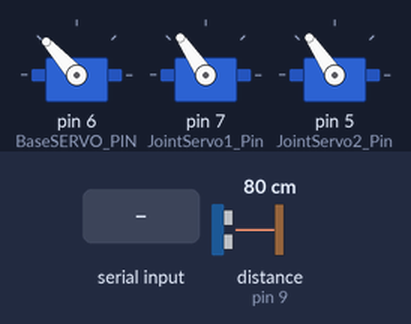
A sketch run on a simulated Arduino Uno, built with avr-gcc and run on an emulated ATmega328P. Shown: 3 × servo. Wiring (inferred from the names in the program): ultrasonic range finder: trigger pin 10; echo pin 9. The test bench sets the inputs (shaded band); at power-on: distance to the obstacle (sensor on pin 9) 80 cm. The echo pulse lasts 58.3 µs per cm.

Above: at 4.2 s.
4.3 s: "spill\n" received over Serial
At 4.7 s:
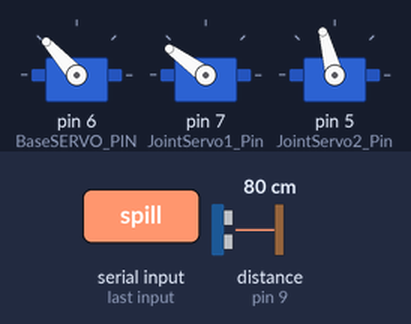
At 8.2 s:
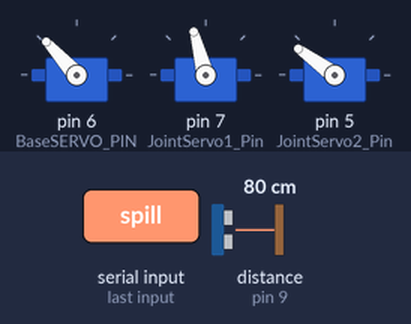
9.3 s: "turn\n" received over Serial
At 10.1 s:
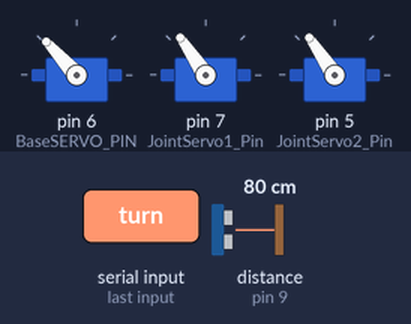
Timing chart, 0 to 12.3 s (numbered marks = the images above; inputs shaded):
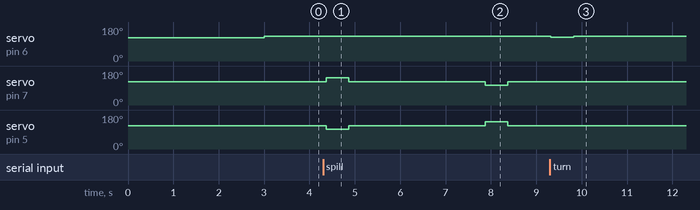

The sketch:

smart_bin.ino
```cpp
#include <Servo.h>
#include <Arduino.h>

Servo BaseServo;
Servo JointServo1;
Servo JointServo2;

const int BaseSERVO_PIN = 6;
const int JointServo1_Pin = 7;
const int JointServo2_Pin = 5;
const int STOP_US    = 1825;    // neutral/stop pulse width


int trigPin = 10;
int echoPin = 9;
long time;
float distance;

int home_status = 0;

int tilt_angle = 200;
int tilt_delay = 3000;

void one_section_turn(){
  BaseServo.writeMicroseconds(1850);
  delay(500);
  BaseServo.writeMicroseconds(STOP_US);
}

void spill_trash(){
  JointServo1.writeMicroseconds(STOP_US + tilt_angle);
  JointServo2.writeMicroseconds(STOP_US - tilt_angle);
  delay(500);
  JointServo1.writeMicroseconds(STOP_US);
  JointServo2.writeMicroseconds(STOP_US);
  delay(tilt_delay);

  JointServo1.writeMicroseconds(STOP_US-tilt_angle);
  JointServo2.writeMicroseconds(STOP_US+tilt_angle);
  delay(500);
  JointServo1.writeMicroseconds(STOP_US);
  JointServo2.writeMicroseconds(STOP_US);
}

void Homing(int distance){
  const int ultrasonic_threshold = distance;

  digitalWrite(trigPin,LOW);
  delayMicroseconds(2);

  digitalWrite(trigPin, HIGH);
  delayMicroseconds(10);
  digitalWrite(10, LOW);

  // calculating distance
  time=pulseIn(echoPin , HIGH);
  distance = time * 0.0343/2;


  if(distance >= ultrasonic_threshold && home_status == 0 ){
    BaseServo.writeMicroseconds(1900);
    delay(100);
  }
  if(distance < ultrasonic_threshold ){
    BaseServo.writeMicroseconds(STOP_US);
    delay(100);
    home_status = 1;
  }
}

void setup() {
  Serial.begin(9600);
  BaseServo.attach(BaseSERVO_PIN);
  BaseServo.writeMicroseconds(STOP_US);   // start stopped — always do this first
  delay(1000);
  JointServo1.attach(JointServo1_Pin);
  JointServo1.writeMicroseconds(STOP_US);   // start stopped — always do this first
  delay(1000);
  JointServo2.attach(JointServo2_Pin);
  JointServo2.writeMicroseconds(STOP_US);   // start stopped — always do this first
  delay(1000);

  pinMode(trigPin, OUTPUT); // SETTING OUTPUT PIN
  pinMode(echoPin, INPUT); // SETTING INPUT PIN
}

void loop() {

  Homing(5);
  if (Serial.available() > 0) {
    String command = Serial.readStringUntil('\n');
    command.trim(); // Remove any leading/trailing whitespace

    if (command == "turn"){
      one_section_turn();
    }
    if (command == "spill"){
      spill_trash();
    }
  }

}
```

Measured:
- after the input at 4.3 s, servo on pin 7 (JointServo1_Pin): 124° → 144° after 0.07 s, → 124° 0.50 s later, → 105° 3.0 s later, → 124° 0.50 s later; servo on pin 5 (JointServo2_Pin): 124° → 105° after 0.07 s, → 124° 0.50 s later, → 144° 3.0 s later, → 124° 0.50 s later
- after the input at 9.3 s, servo on pin 6 (BaseSERVO_PIN): 132° → 127° at once, → 132° 0.51 s later
